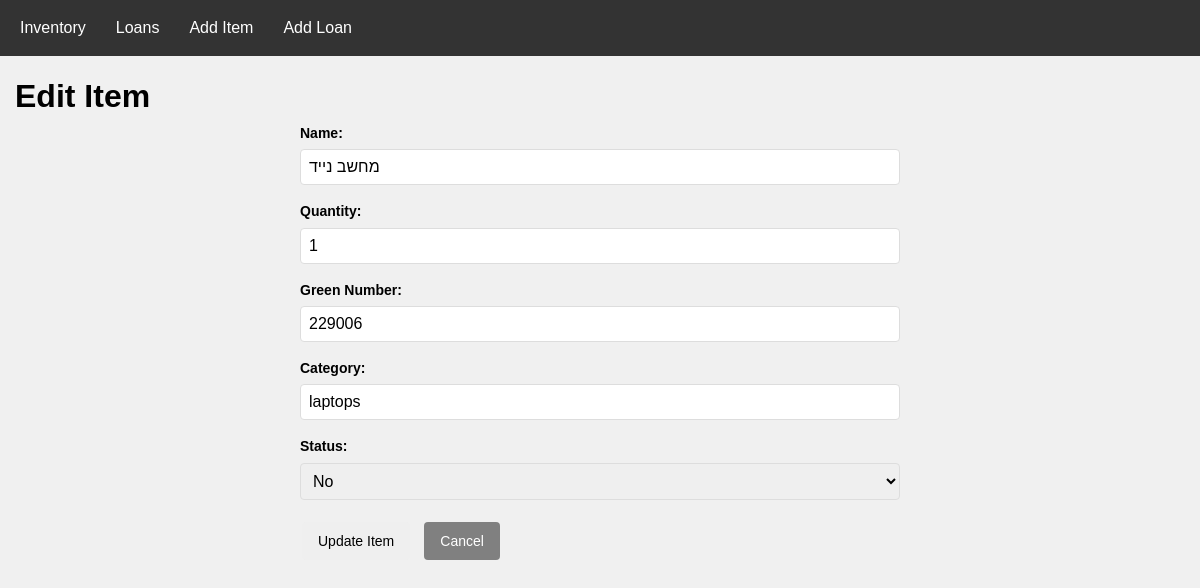
Screenshot of /edit/22 with the database file from the repository.
### tables this page shows
CREATE TABLE inventory (
    id INTEGER PRIMARY KEY AUTOINCREMENT,
    name TEXT NOT NULL,
    quantity INTEGER NOT NULL,
    green_number INTEGER NOT NULL,
    category TEXT NOT NULL,
    status TEXT CHECK(status IN ('yes', 'no')) DEFAULT 'no',
    created_at TIMESTAMP DEFAULT CURRENT_TIMESTAMP
);

### app.py (the view, shortened to what this page needs)
@app.route('/edit/<int:id>', methods=['GET', 'POST'])
def edit_item(id):
    db = get_db()
    cursor = db.cursor()
    cursor.execute('SELECT * FROM inventory WHERE id = ?', (id,))
    item = cursor.fetchone()
    return render_template('edit.html', item=item)

### database.py (called while the page is built)
def get_db():
    if 'db' not in g:
        g.db = sqlite3.connect(DATABASE)
        g.db.row_factory = sqlite3.Row
    return g.db

### Templates/edit.html (shortened to what this page needs)
{% extends "base.html" %}
{% block content %}
    <h1>Edit Item</h1>
    <form method="POST">
        <div>
            <label for="name">Name:</label>
            <input type="text" id="name" name="name" value="{{ item['name'] }}" required>
        </div>
        <div>
            <label for="quantity">Quantity:</label>
            <input type="number" id="quantity" name="quantity" value="{{ item['quantity'] }}" required min="0">
        </div>
        <div>
            <label for="green_number">Green Number:</label>
            <input type="number" id="green_number" name="green_number" value="{{ item['green_number'] }}" required min="0">
        </div>
        <div>
            <label for="category">Category:</label>
            <input type="text" id="category" name="category" value="{{ item['category'] }}" required>
        </div>
        <div>
            <label for="status">Status:</label>
            <select id="status" name="status">
                <option value="no" {% if item['status'] == 'no' %}selected{% endif %}>No</option>
            </select>
        </div>
        <div class="form-buttons">
            <button type="submit" class="button">Update Item</button>
            <a href="{{ url_for('index') }}" class="button cancel">Cancel</a>
        </div>
    </form>
{% endblock %}

### static/style.css (style rules this page uses)
* { box-sizing: border-box; margin: 0; padding: 0; }
body { font-family: Arial, sans-serif; line-height: 1.6; background-color: #f0f0f0; padding: 0; margin: 0; }
form { max-width: 600px; margin: 0 auto; }
form div { margin-bottom: 15px; }
label { display: block; margin-bottom: 5px; font-weight: bold; font-size: 14px; }
input, select { width: 100%; padding: 8px; border: 1px solid #ddd; border-radius: 4px; font-size: 16px; }
.button { display: inline-block; padding: 8px 16px; border: none; border-radius: 4px; cursor: pointer; text-decoration: none; font-size: 14px; margin: 2px; min-width: 60px; text-align: center; }
.button.cancel { background-color: #808080; color: white; }
.form-buttons { margin-top: 20px; display: flex; gap: 10px; }

### rows the page displays
inventory: name "מחשב נייד", quantity "1", green_number "229006", category "laptops", status "No"
